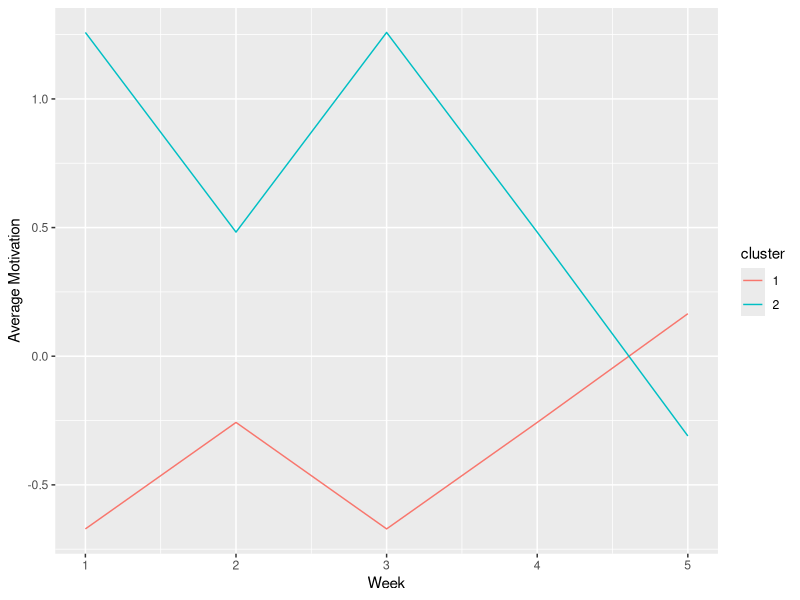
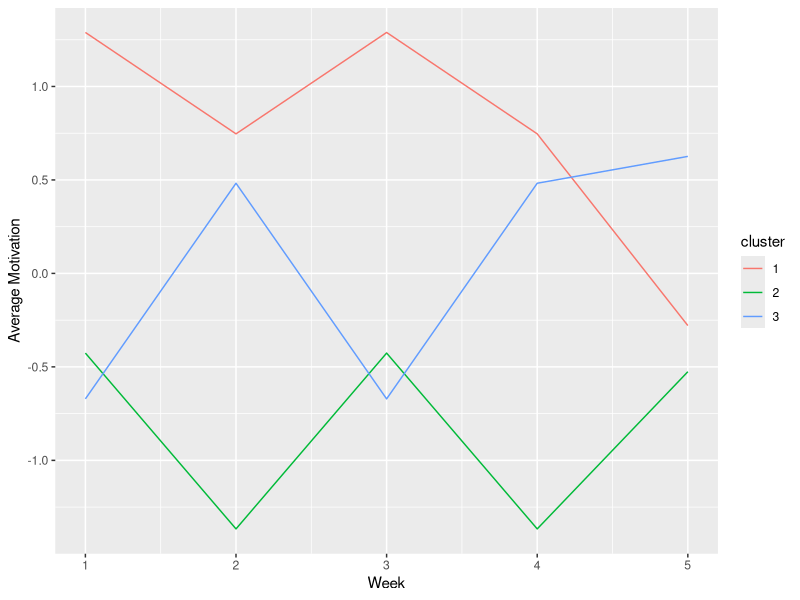
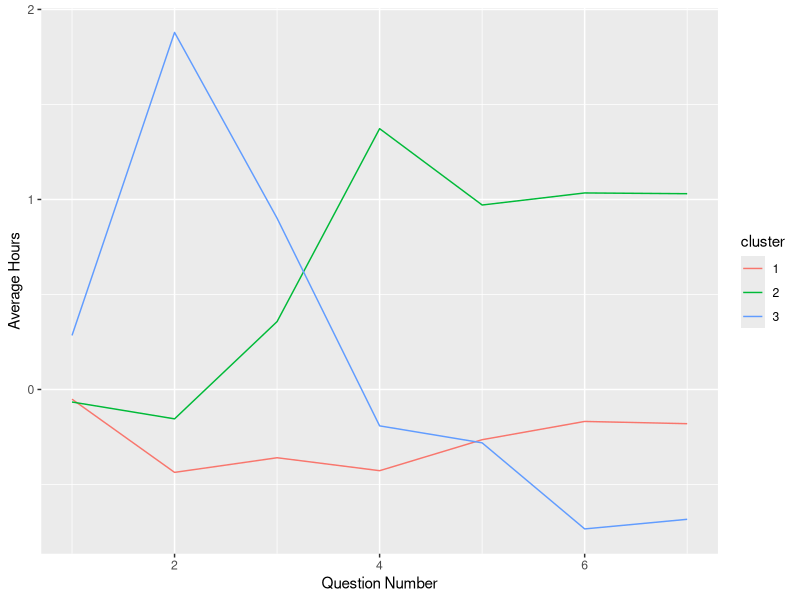

The R script that drew these images, in order:
## ---- chunk 1
library(ggplot2)
library(dplyr)
library(tidyr)
## ---- chunk 2

K1 <- read.csv("Class_Motivation.csv", header = TRUE)

## ---- chunk 3

K2 <- select(K1, motivation1, motivation2, motivation3, motivation4, motivation5)

## ---- chunk 4

K3 <- na.omit(K2) #This command create a data frame with only those people with no missing values. It "omits" all rows with missing values, also known as a "listwise deletion". EG - It runs down the list deleting rows as it goes.

## ---- chunk 5

K3 <- scale(K3)

## ---- chunk 6

fit <- kmeans(K3, 2) 

#We have created an object called "fit" that contains all the details of our clustering including which observations belong to each cluster.

#We can access the list of clusters by typing "fit$cluster", the top row corresponds to the original order the rows were in. Notice we have deleted some rows.

fit$cluster

#We can also attach these clusters to the original dataframe by using the "data.frame" command to create a new data frame called K4.

K4 <- data.frame(K3, fit$cluster)

#Have a look at the K4 dataframe. Lets change the names of the variables to make it more convenient with the names() command.

names(K4) <- c("1", "2", "3", "4", "5", "cluster")
## ---- chunk 7

K5 <- gather(K4, week, motivation, -cluster)

## ---- chunk 8

K6 <- tbl_df(K5)

K6 <- group_by(K6, week, cluster)

K6 <- summarize(K6, avg = mean(motivation))
## ---- chunk 9

K6$week <- as.numeric(K6$week)

K6$cluster <- as.factor(K6$cluster)

## ---- chunk 10

ggplot(K6, aes(x = week, y = avg, color = cluster)) + 
  geom_line() + xlab("Week") + ylab("Average Motivation")

## ---- chunk 11
K7 <- count(K4, cluster) 
## ---- chunk 12
fit2 <- kmeans(K3, 3) 

fit2$cluster

L4 <- data.frame(K3, fit2$cluster)

names(L4) <- c("1", "2", "3", "4", "5", "cluster")

L5 <- gather(L4, week, motivation, -cluster)

L6 <- tbl_df(L5)

L6 <- group_by(L6, week, cluster)

L6 <- summarize(L6, avg = mean(motivation))

L6$week <- as.numeric(L6$week)

L6$cluster <- as.factor(L6$cluster)

ggplot(L6, aes(x = week, y = avg, color = cluster)) + 
  geom_line() + xlab("Week") + ylab("Average Motivation")
## ---- chunk 13

# Read in the .csv to create a data.frame
M1 <- read.csv("HUDK405018-cluster.csv")

# Keep only rows with numbers
M2 <- M1[3:47, 20:26]

# Convert blank cells to NA
M2[M2 == ""] <- NA

# Remove rows with NA
M3 <- na.omit(M2)

# Simplify column names
names(M3) <- c('Q1', 'Q2', 'Q3', 'Q4', 'Q5', 'Q6', 'Q7')

# Convert from factor to numeric
M3$Q1 <- as.numeric(as.character(M3$Q1))
M3$Q2 <- as.numeric(as.character(M3$Q2))
M3$Q3 <- as.numeric(as.character(M3$Q3))
M3$Q4 <- as.numeric(as.character(M3$Q4))
M3$Q5 <- as.numeric(as.character(M3$Q5))
M3$Q6 <- as.numeric(as.character(M3$Q6))
M3$Q7 <- as.numeric(as.character(M3$Q7))

# Scale the data
M3 <- scale(M3)

# Run K-means with center=3 (Lots of time, some time, little time)
fit3 <- kmeans(M3, 3) 

fit3$cluster

M4 <- data.frame(M3, fit3$cluster)

names(M4) <- c('1', '2', '3', '4', '5', '6', '7', 'cluster') 

M5 <- gather(M4, question, hours, -cluster)

M6 <- tbl_df(M5)

M6 <- group_by(M6, question, cluster)

M6 <- summarize(M6, avg = mean(hours))

M6$question <- as.numeric(M6$question)

M6$cluster <- as.factor(M6$cluster)

ggplot(M6, aes(x = question, y = avg, color = cluster)) + 
  geom_line() + xlab("Question Number") + ylab("Average Hours")


